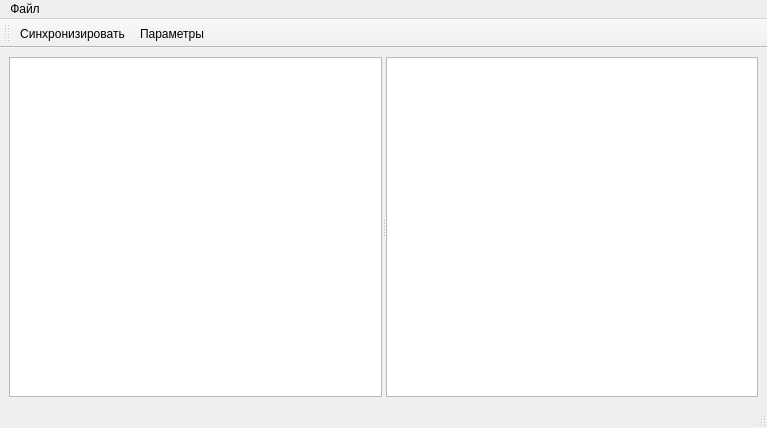
<?xml version="1.0" encoding="UTF-8"?>
<ui version="4.0">
 <class>MainWindow</class>
 <widget class="QMainWindow" name="MainWindow">
  <property name="geometry">
   <rect>
    <x>0</x>
    <y>0</y>
    <width>767</width>
    <height>428</height>
   </rect>
  </property>
  <property name="windowTitle">
   <string>Yandex.Диск v.1.0</string>
  </property>
  <widget class="QWidget" name="centralwidget">
   <layout class="QGridLayout" name="gridLayout">
    <item row="0" column="0">
     <widget class="QSplitter" name="splitter">
      <property name="orientation">
       <enum>Qt::Horizontal</enum>
      </property>
      <widget class="QTreeWidget" name="fileTree">
       <property name="headerHidden">
        <bool>true</bool>
       </property>
      </widget>
      <widget class="QTableView" name="fileTable">
       <property name="selectionMode">
        <enum>QAbstractItemView::MultiSelection</enum>
       </property>
       <property name="selectionBehavior">
        <enum>QAbstractItemView::SelectRows</enum>
       </property>
      </widget>
     </widget>
    </item>
   </layout>
  </widget>
  <widget class="QMenuBar" name="menubar">
   <property name="geometry">
    <rect>
     <x>0</x>
     <y>0</y>
     <width>767</width>
     <height>22</height>
    </rect>
   </property>
   <widget class="QMenu" name="menu">
    <property name="title">
     <string>Файл</string>
    </property>
    <addaction name="syncNowAction"/>
    <addaction name="settingsAction"/>
   </widget>
   <addaction name="menu"/>
  </widget>
  <widget class="QStatusBar" name="statusbar"/>
  <widget class="QToolBar" name="toolBar">
   <property name="windowTitle">
    <string>toolBar</string>
   </property>
   <attribute name="toolBarArea">
    <enum>TopToolBarArea</enum>
   </attribute>
   <attribute name="toolBarBreak">
    <bool>false</bool>
   </attribute>
   <addaction name="syncNowAction"/>
   <addaction name="settingsAction"/>
  </widget>
  <action name="syncNowAction">
   <property name="text">
    <string>Синхронизировать</string>
   </property>
   <property name="toolTip">
    <string>Синхронизировать сейчас</string>
   </property>
  </action>
  <action name="settingsAction">
   <property name="text">
    <string>Параметры</string>
   </property>
   <property name="toolTip">
    <string>Настройка параметров программы</string>
   </property>
  </action>
 </widget>
 <resources/>
 <connections/>
</ui>
